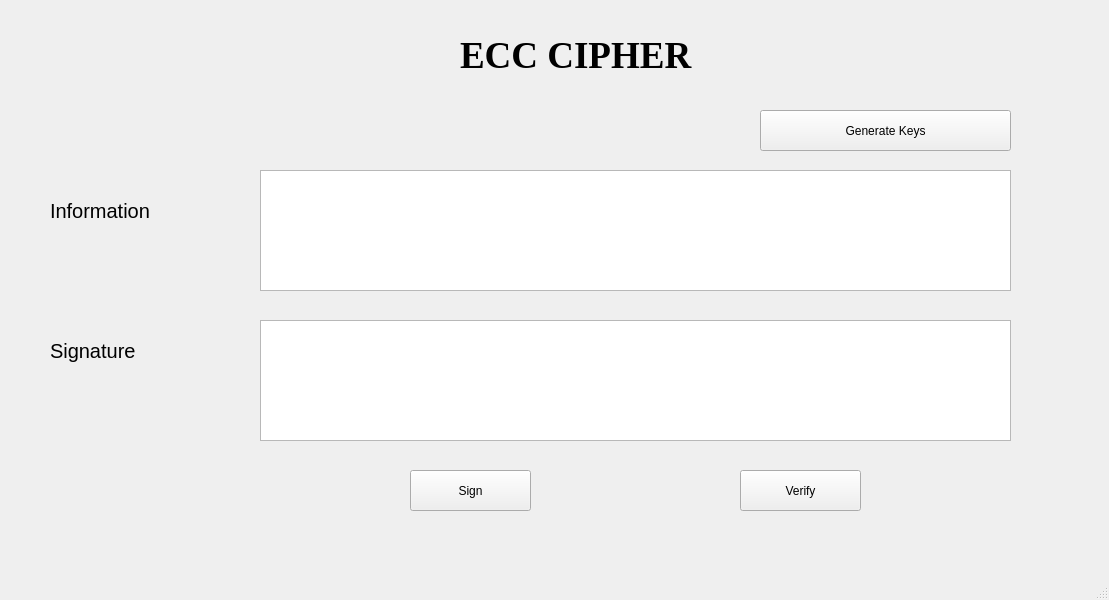
<?xml version="1.0" encoding="UTF-8"?>
<ui version="4.0">
 <class>MainWindow</class>
 <widget class="QMainWindow" name="MainWindow">
  <property name="geometry">
   <rect>
    <x>0</x>
    <y>0</y>
    <width>1109</width>
    <height>600</height>
   </rect>
  </property>
  <property name="windowTitle">
   <string>MainWindow</string>
  </property>
  <widget class="QWidget" name="centralwidget">
   <widget class="QLabel" name="label">
    <property name="geometry">
     <rect>
      <x>460</x>
      <y>0</y>
      <width>251</width>
      <height>111</height>
     </rect>
    </property>
    <property name="font">
     <font>
      <family>Times New Roman</family>
      <pointsize>28</pointsize>
      <weight>75</weight>
      <bold>true</bold>
     </font>
    </property>
    <property name="text">
     <string>ECC CIPHER</string>
    </property>
   </widget>
   <widget class="QLabel" name="label_2">
    <property name="geometry">
     <rect>
      <x>50</x>
      <y>190</y>
      <width>141</width>
      <height>41</height>
     </rect>
    </property>
    <property name="font">
     <font>
      <pointsize>15</pointsize>
     </font>
    </property>
    <property name="text">
     <string>Information</string>
    </property>
   </widget>
   <widget class="QLabel" name="label_3">
    <property name="geometry">
     <rect>
      <x>50</x>
      <y>320</y>
      <width>151</width>
      <height>61</height>
     </rect>
    </property>
    <property name="font">
     <font>
      <pointsize>15</pointsize>
     </font>
    </property>
    <property name="text">
     <string>Signature</string>
    </property>
   </widget>
   <widget class="QTextEdit" name="textEdit">
    <property name="geometry">
     <rect>
      <x>260</x>
      <y>170</y>
      <width>751</width>
      <height>121</height>
     </rect>
    </property>
   </widget>
   <widget class="QTextEdit" name="textEdit_2">
    <property name="geometry">
     <rect>
      <x>260</x>
      <y>320</y>
      <width>751</width>
      <height>121</height>
     </rect>
    </property>
   </widget>
   <widget class="QPushButton" name="pushButton">
    <property name="geometry">
     <rect>
      <x>760</x>
      <y>110</y>
      <width>251</width>
      <height>41</height>
     </rect>
    </property>
    <property name="text">
     <string>Generate Keys</string>
    </property>
   </widget>
   <widget class="QPushButton" name="pushButton_2">
    <property name="geometry">
     <rect>
      <x>410</x>
      <y>470</y>
      <width>121</width>
      <height>41</height>
     </rect>
    </property>
    <property name="text">
     <string>Sign</string>
    </property>
   </widget>
   <widget class="QPushButton" name="pushButton_3">
    <property name="geometry">
     <rect>
      <x>740</x>
      <y>470</y>
      <width>121</width>
      <height>41</height>
     </rect>
    </property>
    <property name="text">
     <string>Verify</string>
    </property>
   </widget>
  </widget>
  <widget class="QMenuBar" name="menubar">
   <property name="geometry">
    <rect>
     <x>0</x>
     <y>0</y>
     <width>1109</width>
     <height>21</height>
    </rect>
   </property>
  </widget>
  <widget class="QStatusBar" name="statusbar"/>
 </widget>
 <resources/>
 <connections/>
</ui>
